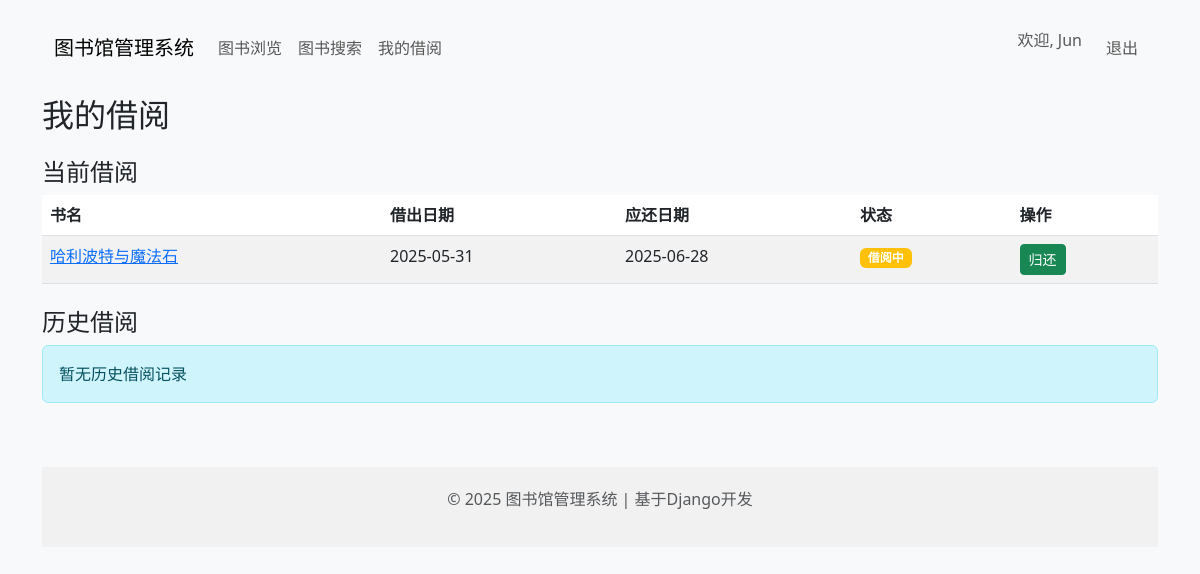
The app's page /my-books/ (signed in) with its own data.
### catalog/models.py (models this page shows, shortened)
class LoanRecord(models.Model):
    book = models.ForeignKey(Book, on_delete=models.RESTRICT, verbose_name='所借图书')
    borrower = models.ForeignKey(ReaderProfile, on_delete=models.CASCADE, verbose_name='借阅人')
    loan_date = models.DateTimeField('借出日期', default=timezone.now)
    due_back = models.DateField('应还日期', null=True, blank=True)
    returned_date = models.DateField('归还日期', null=True, blank=True)
    LOAN_STATUS = (
        ('o', '借阅中'),
        ('r', '已归还'),
        ('l', '已超期'),
    )
    status = models.CharField(
        max_length=1,
        choices=LOAN_STATUS,
        default='o',
        blank=True,
        verbose_name='借阅状态',
        help_text='当前借阅状态'
    )
    @property
    def is_overdue(self):
        if self.due_back and self.returned_date is None:
            return timezone.now().date() > self.due_back
        return False
    class Meta:
        verbose_name = '借阅记录'
        verbose_name_plural = '借阅记录'
        ordering = ['-loan_date']

class Book(models.Model):
    title = models.CharField(max_length=200, verbose_name='书名')
    author = models.ForeignKey(Author, on_delete=models.SET_NULL, null=True, blank=True, verbose_name='作者')
    isbn = models.CharField('ISBN', max_length=13, unique=True, help_text='13位 ISBN号')
    summary = models.TextField(max_length=1000, blank=True, verbose_name='摘要')
    cover = models.ImageField(upload_to='book_covers/', null=True, blank=True, verbose_name='封面')
    STATUS_CHOICES = (
        ('a', '在馆可借'),
        ('r', '已预订'),
        ('o', '已借出'),
        ('c', '仅供阅览'),
        ('m', '维护中'),
    )
    status = models.CharField(
        max_length=1,
        choices=STATUS_CHOICES,
        default='a',
        blank=True,
        verbose_name='状态',
        help_text='图书当前状态',
    )
    genre = models.ManyToManyField(Genre, blank=True, verbose_name='分类', help_text='选择本书所属分类')
    class Meta:
        verbose_name = '图书'
        verbose_name_plural = '图书'

### catalog/views.py (the view)
# urls.py: path('my-books/', my_books, name='my-books'),
@login_required
def my_books(request):
    if not hasattr(request.user, 'readerprofile'):
        ReaderProfile.objects.create(user=request.user, reader_type='s')
    reader = request.user.readerprofile
    current_loans = LoanRecord.objects.filter(
        borrower=reader,
        returned_date__isnull=True
    ).order_by('due_back')
    past_loans = LoanRecord.objects.filter(
        borrower=reader,
        returned_date__isnull=False
    ).order_by('-loan_date')[:10]
    context = {
        'current_loans': current_loans,
        'past_loans': past_loans
    }
    return render(request, 'catalog/my_books.html', context)

### catalog/templates/catalog/my_books.html (shortened to what this page needs)
{% extends "catalog/base.html" %}
{% block content %}
<h2>我的借阅</h2>
<h4 class="mt-4">当前借阅</h4>
{% if current_loans %}
<table class="table table-striped">
    <thead>
        <tr>
            <th>书名</th>
            <th>借出日期</th>
            <th>应还日期</th>
            <th>状态</th>
            <th>操作</th>
        </tr>
    </thead>
    <tbody>
        {% for loan in current_loans %}
        <tr>
            <td>
                <a href="{% url 'catalog:book-detail' loan.book.id %}">{{ loan.book.title }}</a>
            </td>
            <td>{{ loan.loan_date|date:"Y-m-d" }}</td>
            <td>{{ loan.due_back|date:"Y-m-d" }}</td>
            <td>
                {% if loan.is_overdue %}
                <span class="badge bg-danger">已超期</span>
                {% else %}
                <span class="badge bg-warning">借阅中</span>
                {% endif %}
            </td>
            <td>
                <form method="post" action="{% url 'catalog:return-book' loan.id %}">
                    <button type="submit" class="btn btn-sm btn-success">归还</button>
                </form>
            </td>
        </tr>
        {% endfor %}
    </tbody>
</table>
{% else %}
<div class="alert alert-info">您当前没有借阅任何图书</div>
{% endif %}
<h4 class="mt-4">历史借阅</h4>
{% if past_loans %}
<table class="table table-striped">
    <thead>
        <tr>
            <th>书名</th>
            <th>借出日期</th>
            <th>归还日期</th>
        </tr>
    </thead>
    <tbody>
        {% for loan in past_loans %}
        <tr>
            <td>
                <a href="{% url 'catalog:book-detail' loan.book.id %}">{{ loan.book.title }}</a>
            </td>
            <td>{{ loan.loan_date|date:"Y-m-d" }}</td>
            <td>{{ loan.returned_date|date:"Y-m-d" }}</td>
        </tr>
        {% endfor %}
    </tbody>
</table>
{% else %}
<div class="alert alert-info">暂无历史借阅记录</div>
{% endif %}
{% endblock %}

### catalog/templates/catalog/base.html (shortened to what this page needs)
<!DOCTYPE html>
<html lang="zh-CN">
<head>
    <link href="https://cdn.jsdelivr.net/npm/bootstrap@5.3.0/dist/css/bootstrap.min.css" rel="stylesheet">
</head>
<body>
    <div class="container">
        <nav class="navbar navbar-expand-lg navbar-light bg-light">
    <div class="container-fluid">
        <a class="navbar-brand" href="{% url 'catalog:home' %}">图书馆管理系统</a>
        <div class="collapse navbar-collapse" id="navbarNav">
            <ul class="navbar-nav me-auto">
                <li class="nav-item">
                    <a class="nav-link" href="{% url 'catalog:book-list' %}">图书浏览</a>
                </li>
                <li class="nav-item">
                    <a class="nav-link" href="{% url 'catalog:search' %}">图书搜索</a>
                </li>
                {% if user.is_authenticated %}
                <li class="nav-item">
                    <a class="nav-link" href="{% url 'catalog:my-books' %}">我的借阅</a>
                </li>
                {% endif %}
            </ul>
            <ul class="navbar-nav">
                {% if user.is_authenticated %}
                    <li class="nav-item">
                        <span class="navbar-text me-3">欢迎, {{ user.username }}</span>
                    </li>
                    <li class="nav-item">
                        <a class="nav-link" href="{% url 'catalog:logout' %}">退出</a>
                    </li>
                {% endif %}
            </ul>
        </div>
    </div>
</nav>
        <div class="row">
            <div class="col">
                {% block content %}{% endblock %}
            </div>
        </div>
        <footer class="footer mt-5">
            <div class="container">
                <p class="text-center text-muted">© 2025 图书馆管理系统 | 基于Django开发</p>
            </div>
        </footer>
    </div>
</body>
</html>

### catalog/templates/catalog/base.html (style rules this page uses)
body { padding-top: 20px; background-color: #f8f9fa; }
.navbar { margin-bottom: 20px; }
.footer { margin-top: 50px; padding: 20px 0; background-color: #f1f1f1; }

### records on screen
LoanRecord: book "哈利波特与魔法石", loan_date "2025-05-31", due_back "2025-06-28", shows "借阅中"

### other values on screen
{{ user.username }} "Jun"
